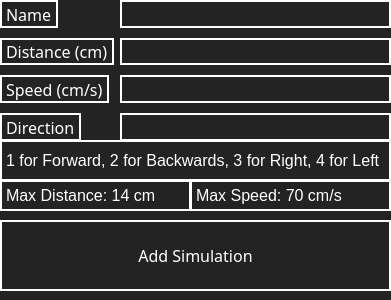
<?xml version="1.0" encoding="UTF-8"?>
<ui version="4.0">
 <class>Add_Simulation_Screen</class>
 <widget class="QDialog" name="Add_Simulation_Screen">
  <property name="geometry">
   <rect>
    <x>0</x>
    <y>0</y>
    <width>391</width>
    <height>300</height>
   </rect>
  </property>
  <property name="windowTitle">
   <string>Dialog</string>
  </property>
  <property name="styleSheet">
   <string notr="true">color: rgb(255, 255, 255);
background-color: rgb(35, 35, 35);</string>
  </property>
  <widget class="QWidget" name="formLayoutWidget">
   <property name="geometry">
    <rect>
     <x>0</x>
     <y>0</y>
     <width>391</width>
     <height>141</height>
    </rect>
   </property>
   <layout class="QFormLayout" name="formLayout">
    <property name="verticalSpacing">
     <number>10</number>
    </property>
    <item row="0" column="0">
     <widget class="QLabel" name="nameLabel">
      <property name="font">
       <font>
        <family>MS Reference Sans Serif</family>
        <pointsize>12</pointsize>
        <weight>50</weight>
        <italic>false</italic>
        <bold>false</bold>
       </font>
      </property>
      <property name="styleSheet">
       <string notr="true">QLabel {
	color: rgb(255, 255, 255);
	background-color: rgb(35, 35, 35);
	border: 2px solid;
	border-color: rgb(255, 255, 255);
	font: 12pt
}</string>
      </property>
      <property name="text">
       <string>Name</string>
      </property>
     </widget>
    </item>
    <item row="0" column="1">
     <widget class="QLineEdit" name="nameLineEdit">
      <property name="minimumSize">
       <size>
        <width>0</width>
        <height>19</height>
       </size>
      </property>
      <property name="font">
       <font>
        <family>MS Reference Sans Serif</family>
        <pointsize>12</pointsize>
        <weight>50</weight>
        <italic>false</italic>
        <bold>false</bold>
       </font>
      </property>
      <property name="styleSheet">
       <string notr="true">QLineEdit {
	color: rgb(255, 255, 255);
	background-color: rgb(35, 35, 35);
	border: 2px solid;
	border-color: rgb(255, 255, 255);
	font: 12pt
}</string>
      </property>
     </widget>
    </item>
    <item row="1" column="0">
     <widget class="QLabel" name="distanceLabel">
      <property name="font">
       <font>
        <family>MS Reference Sans Serif</family>
        <pointsize>12</pointsize>
        <weight>50</weight>
        <italic>false</italic>
        <bold>false</bold>
       </font>
      </property>
      <property name="styleSheet">
       <string notr="true">QLabel {
	color: rgb(255, 255, 255);
	background-color: rgb(35, 35, 35);
	border: 2px solid;
	border-color: rgb(255, 255, 255);
	font: 12pt
}</string>
      </property>
      <property name="text">
       <string>Distance (cm)</string>
      </property>
     </widget>
    </item>
    <item row="1" column="1">
     <widget class="QLineEdit" name="distLineEdit">
      <property name="minimumSize">
       <size>
        <width>0</width>
        <height>19</height>
       </size>
      </property>
      <property name="font">
       <font>
        <family>MS Reference Sans Serif</family>
        <pointsize>12</pointsize>
        <weight>50</weight>
        <italic>false</italic>
        <bold>false</bold>
       </font>
      </property>
      <property name="styleSheet">
       <string notr="true">QLineEdit {
	color: rgb(255, 255, 255);
	background-color: rgb(35, 35, 35);
	border: 2px solid;
	border-color: rgb(255, 255, 255);
	font: 12pt
}</string>
      </property>
     </widget>
    </item>
    <item row="2" column="0">
     <widget class="QLabel" name="speedLabel">
      <property name="font">
       <font>
        <family>MS Reference Sans Serif</family>
        <pointsize>12</pointsize>
        <weight>50</weight>
        <italic>false</italic>
        <bold>false</bold>
       </font>
      </property>
      <property name="styleSheet">
       <string notr="true">QLabel {
	color: rgb(255, 255, 255);
	background-color: rgb(35, 35, 35);
	border: 2px solid;
	border-color: rgb(255, 255, 255);
	font: 12pt
}</string>
      </property>
      <property name="text">
       <string>Speed (cm/s)</string>
      </property>
     </widget>
    </item>
    <item row="2" column="1">
     <widget class="QLineEdit" name="speedLineEdit">
      <property name="minimumSize">
       <size>
        <width>0</width>
        <height>19</height>
       </size>
      </property>
      <property name="font">
       <font>
        <family>MS Reference Sans Serif</family>
        <pointsize>12</pointsize>
        <weight>50</weight>
        <italic>false</italic>
        <bold>false</bold>
       </font>
      </property>
      <property name="styleSheet">
       <string notr="true">QLineEdit {
	color: rgb(255, 255, 255);
	background-color: rgb(35, 35, 35);
	border: 2px solid;
	border-color: rgb(255, 255, 255);
	font: 12pt
}</string>
      </property>
     </widget>
    </item>
    <item row="3" column="0">
     <widget class="QLabel" name="directionLabel">
      <property name="font">
       <font>
        <family>MS Reference Sans Serif</family>
        <pointsize>12</pointsize>
        <weight>50</weight>
        <italic>false</italic>
        <bold>false</bold>
       </font>
      </property>
      <property name="styleSheet">
       <string notr="true">QLabel {
	color: rgb(255, 255, 255);
	background-color: rgb(35, 35, 35);
	border: 2px solid;
	border-color: rgb(255, 255, 255);
	font: 12pt
}</string>
      </property>
      <property name="text">
       <string>Direction</string>
      </property>
     </widget>
    </item>
    <item row="3" column="1">
     <widget class="QLineEdit" name="dirLineEdit">
      <property name="minimumSize">
       <size>
        <width>0</width>
        <height>19</height>
       </size>
      </property>
      <property name="font">
       <font>
        <family>MS Reference Sans Serif</family>
        <pointsize>12</pointsize>
        <weight>50</weight>
        <italic>false</italic>
        <bold>false</bold>
       </font>
      </property>
      <property name="styleSheet">
       <string notr="true">QLineEdit {
	color: rgb(255, 255, 255);
	background-color: rgb(35, 35, 35);
	border: 2px solid;
	border-color: rgb(255, 255, 255);
	font: 12pt
}</string>
      </property>
     </widget>
    </item>
   </layout>
  </widget>
  <widget class="QPushButton" name="Add_Simulation">
   <property name="geometry">
    <rect>
     <x>0</x>
     <y>220</y>
     <width>391</width>
     <height>71</height>
    </rect>
   </property>
   <property name="font">
    <font>
     <family>MS Reference Sans Serif</family>
     <pointsize>12</pointsize>
     <weight>50</weight>
     <italic>false</italic>
     <bold>false</bold>
    </font>
   </property>
   <property name="styleSheet">
    <string notr="true">QPushButton {
	color: rgb(255, 255, 255);
	background-color: rgb(35, 35, 35);
	border: 2px solid;
	border-color: rgb(255, 255, 255);
    font: 12pt
}
QPushButton:hover {
	background-color: rgb(85, 170, 255);
}</string>
   </property>
   <property name="text">
    <string>Add Simulation</string>
   </property>
  </widget>
  <widget class="QLabel" name="label">
   <property name="geometry">
    <rect>
     <x>0</x>
     <y>140</y>
     <width>391</width>
     <height>41</height>
    </rect>
   </property>
   <property name="styleSheet">
    <string notr="true">QLabel {
	color: rgb(255, 255, 255);
	background-color: rgb(35, 35, 35);
	border: 2px solid;
	border-color: rgb(255, 255, 255);
	font: 12pt
}</string>
   </property>
   <property name="text">
    <string>1 for Forward, 2 for Backwards, 3 for Right, 4 for Left</string>
   </property>
  </widget>
  <widget class="QLabel" name="label_2">
   <property name="geometry">
    <rect>
     <x>0</x>
     <y>180</y>
     <width>191</width>
     <height>31</height>
    </rect>
   </property>
   <property name="styleSheet">
    <string notr="true">QLabel {
	color: rgb(255, 255, 255);
	background-color: rgb(35, 35, 35);
	border: 2px solid;
	border-color: rgb(255, 255, 255);
	font: 12pt
}</string>
   </property>
   <property name="text">
    <string>Max Distance: 14 cm</string>
   </property>
  </widget>
  <widget class="QLabel" name="label_3">
   <property name="geometry">
    <rect>
     <x>190</x>
     <y>180</y>
     <width>201</width>
     <height>31</height>
    </rect>
   </property>
   <property name="styleSheet">
    <string notr="true">QLabel {
	color: rgb(255, 255, 255);
	background-color: rgb(35, 35, 35);
	border: 2px solid;
	border-color: rgb(255, 255, 255);
	font: 12pt
}</string>
   </property>
   <property name="text">
    <string>Max Speed: 70 cm/s</string>
   </property>
  </widget>
 </widget>
 <resources/>
 <connections/>
</ui>
